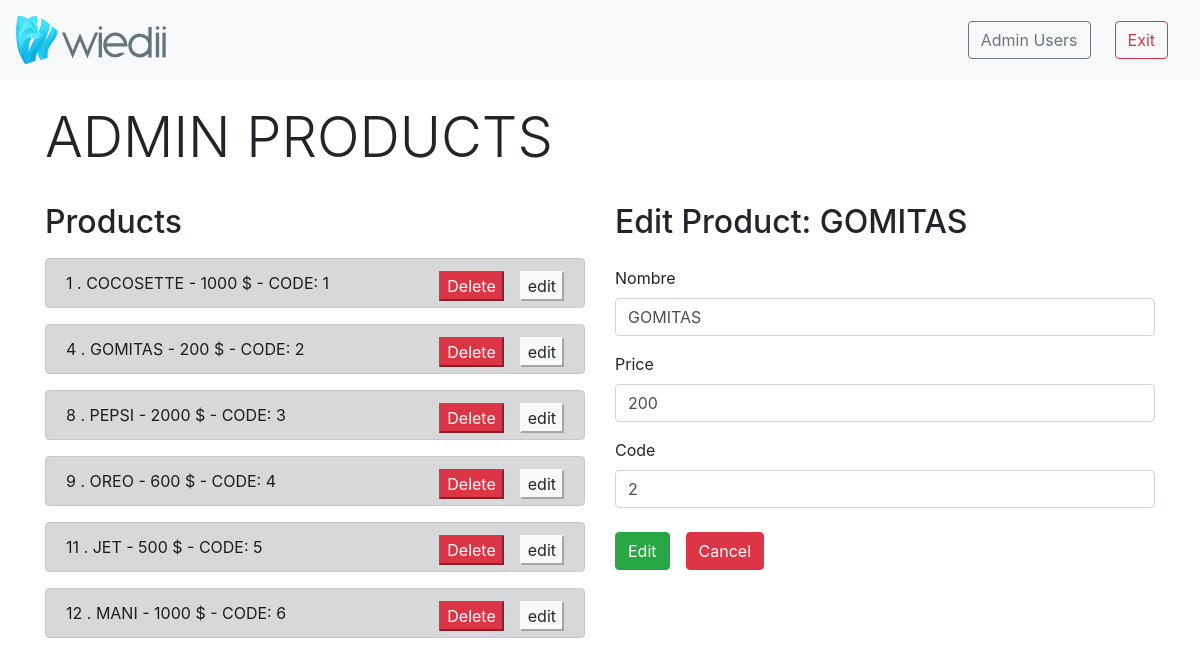
The page /adminProducts.php?id=4 (signed in) on the database its author committed.
### tables this page shows
CREATE TABLE `products` (
  `id` int(3) NOT NULL,
  `name` varchar(255) NOT NULL,
  `price` int(5) NOT NULL,
  `code` varchar(255) NOT NULL
);

### adminProducts.php (the view, shortened to what this page needs)
<?php
include_once 'conection.php';
$sql_reader = 'SELECT * FROM products';
$gsent = $pdo->prepare($sql_reader);
$gsent->execute();
$result = $gsent->fetchAll();
if ($_GET) {
  $id = $_GET['id'];
  $sql_unique = 'SELECT * FROM products WHERE id=?';
  $gsent_unique = $pdo->prepare($sql_unique);
  $gsent_unique->execute(array($id));
  $result_unique = $gsent_unique->fetch();
  $nameP = $result_unique['name'];
  $nameP = strtoupper($nameP);
}
?>
<!doctype html>
<html lang="en">
<head>
  <div class="bootstrap">
    <link rel="stylesheet" href="css/bootstrap.min.css">
    <nav class="navbar navbar-light bg-light">
      <a class="navbar-brand">
        <img src="util/mainlogoW.svg" width="50%" height="50%" class="d-inline-block align-top" alt="">
      </a>
      <u class="navbar">
        <a href="adminUsers.php" class="navbar-brand">
          <button class="btn btn-outline-secondary mr-2">Admin Users</button>
        </a>
        <a href="logoutAdmin.php">
          <button type="button" class="btn btn-outline-danger">Exit</button>
        </a>
      </u>
    </nav>
  </div>
</head>
<body>
  <div class="container mt-4">
  <h1 class="display-4">ADMIN PRODUCTS</h1>
    <div class="row">
      <div class="col-md-6 mt-4">
        <h2>Products</h2>
        <?php foreach ($result as $data) : ?>
          <div class="alert alert-dark text-uppercase mt-3" role="alert">
            <?php echo $data['id']; ?>
            .
            <?php echo $data['name']; ?>
            -
            <?php echo $data['price'] . ' $'; ?>
            - code:
            <?php echo $data['code']; ?>
            <a href="adminProducts.php?id=<?php echo $data['id']; ?>">
              <button class="btn-light float-right">edit</button>
            </a>
            <a href="deleteProducts.php?id=<?php echo $data['id']; ?>">
              <button class="btn-danger float-right mr-3">Delete</button>
            </a>
          </div>
        <?php endforeach ?>
      </div>
      <div class="col-md-6 mt-4">
        <?php if ($_GET) : ?>
          <form method="GET" action="editProducts.php">
            <h2>Edit Product: <?php echo $nameP ?></h2>
            <label class="mt-3">Nombre</label>
            <input type="text" class="form-control text-uppercase" name="name"
            value="<?php echo $result_unique['name'] ?>" required>
            <label class="mt-3">Price</label>
            <input type="text" class="form-control" name="price" value="<?php echo $result_unique['price'] ?>" required>
            <label class="mt-3">Code</label>
            <input type="text" class="form-control" name="code" value="<?php echo $result_unique['code'] ?>" required>
            <button class="btn btn-success mt-4 float-left">Edit</button>
          </form>
          <a href="adminProducts.php">
            <button class="btn btn-danger mt-4 ml-3 float">Cancel</button>
          </a>
        <?php endif ?>
      </div>
    </div>
  </div>
</body>
</html>

### rows shown on the page
products: id "1", name "COCOSETTE", price "1000", code "1"
products: id "4", name "GOMITAS", price "200", code "2", name "gomitas"
products: id "8", name "PEPSI", price "2000", code "3"
products: id "9", name "OREO", price "600", code "4"
products: id "11", name "JET", price "500", code "5"
products: id "12", name "MANI", price "1000", code "6"
